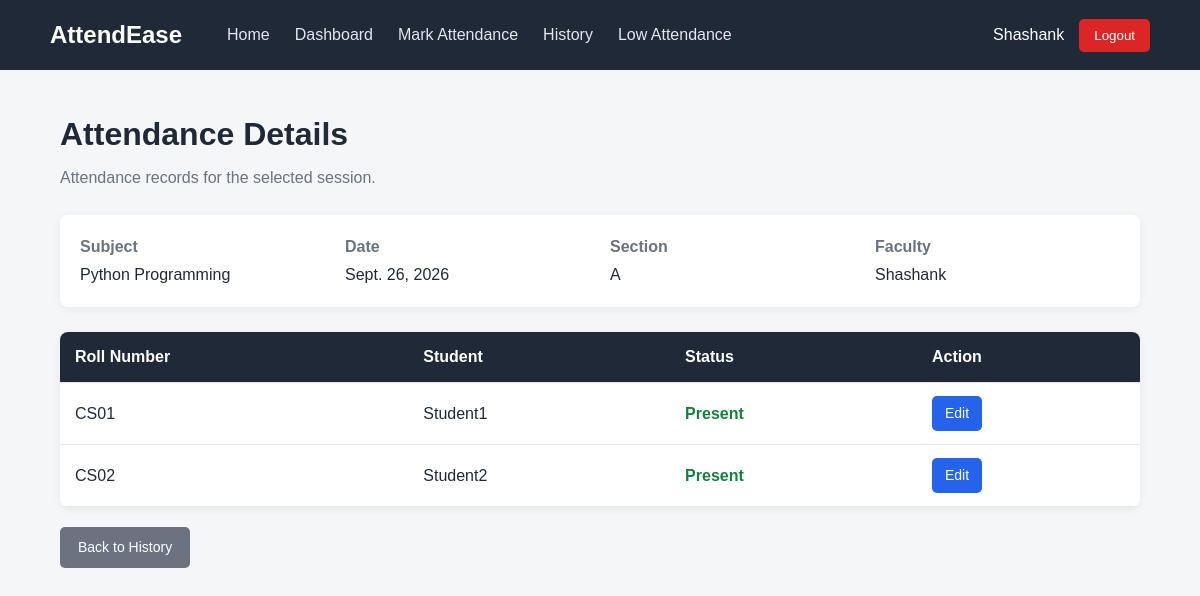
The page /attendance/session/1/ (signed in) on the database its author committed.
### attendance/models.py (models this page shows, shortened)
class AttendanceSession(models.Model):
    subject = models.ForeignKey(
        Subject,
        on_delete=models.CASCADE
    )
    faculty = models.ForeignKey(
        Faculty,
        on_delete=models.CASCADE
    )
    date = models.DateField()
    section = models.CharField(max_length=10)
    created_at = models.DateTimeField(auto_now_add=True)

class Subject(models.Model):
    name = models.CharField(max_length=100)
    code = models.CharField(max_length=20, unique=True)
    department = models.ForeignKey(
        Department,
        on_delete=models.CASCADE
    )
    faculty = models.ForeignKey(
        Faculty,
        on_delete=models.CASCADE
    )

class Faculty(models.Model):
    user = models.OneToOneField(User, on_delete=models.CASCADE)
    department = models.ForeignKey(
        Department,
        on_delete=models.CASCADE
    )

class AttendanceRecord(models.Model):
    STATUS_CHOICES = [
        ("P", "Present"),
        ("A", "Absent"),
    ]
    session = models.ForeignKey(
        AttendanceSession,
        on_delete=models.CASCADE,
        related_name="records"
    )
    student = models.ForeignKey(
        Student,
        on_delete=models.CASCADE
    )
    status = models.CharField(
        max_length=1,
        choices=STATUS_CHOICES
    )
    updated_at = models.DateTimeField(auto_now=True)
    class Meta:
        constraints = [
            models.UniqueConstraint(
                fields=["session", "student"],
                name="unique_student_attendance"
            )
        ]

class Student(models.Model):
    user = models.OneToOneField(User, on_delete=models.CASCADE)
    roll_number = models.CharField(max_length=20, unique=True)
    department = models.ForeignKey(
        Department,
        on_delete=models.CASCADE
    )
    section = models.CharField(max_length=10)

### attendance/views.py (the view)
# urls.py: path("attendance/session/<int:session_id>/",views.session_detail,name="session_detail"),
@login_required
def session_detail(request, session_id):
    session = get_object_or_404(
        AttendanceSession,
        id=session_id
    )
    records = session.records.select_related(
        "student",
        "student__user"
    )
    context = {
        "session": session,
        "records": records,
    }
    return render(
        request,
        "attendance/session_detail.html",
        context
    )

### templates/attendance/session_detail.html
{% extends "attendance/base.html" %}
{% block content %}
<h1>Attendance Details</h1>
<p class="page-description">
    Attendance records for the selected session.
</p>
<div class="info-card">
    <div>
        <strong>Subject</strong>
        {{ session.subject.name }}
    </div>
    <div>
        <strong>Date</strong>
        {{ session.date }}
    </div>
    <div>
        <strong>Section</strong>
        {{ session.section }}
    </div>
    <div>
        <strong>Faculty</strong>
        {{ session.faculty.user.username }}
    </div>
</div>
<div class="table-box">
    <table>
        <thead>
            <tr>
                <th>Roll Number</th>
                <th>Student</th>
                <th>Status</th>
                <th>Action</th>
            </tr>
        </thead>
        <tbody>
            {% for record in records %}
            <tr>
                <td>
                    {{ record.student.roll_number }}
                </td>
                <td>
                    {{ record.student.user.username }}
                </td>
                <td>
                    {% if record.status == "P" %}
                    <span class="present">
                        Present
                    </span>
                    {% else %}
                    <span class="absent">
                        Absent
                    </span>
                    {% endif %}
                </td>
                <td>
                    <a href="{% url 'edit_attendance' record.id %}" class="btn btn-small">
                        Edit
                    </a>
                </td>
            </tr>
            {% endfor %}
        </tbody>
    </table>
</div>
<div class="form-actions">
    <a href="{% url 'attendance_history' %}" class="btn btn-secondary">
        Back to History
    </a>
</div>
{% endblock %}

### templates/attendance/base.html (shortened to what this page needs)
<!DOCTYPE html>
<html lang="en">
<head>
</head>
<body>
    <nav class="navbar">
        <a href="{% url 'home' %}" class="brand">
            AttendEase
        </a>
        <div class="nav-links">
            <a href="{% url 'home' %}">
                Home
            </a>
            {% if user.is_authenticated %}
            <a href="{% url 'dashboard' %}">
                Dashboard
            </a>
            <a href="{% url 'mark_attendance' %}">
                Mark Attendance
            </a>
            <a href="{% url 'attendance_history' %}">
                History
            </a>
            <a href="{% url 'low_attendance' %}">
                Low Attendance
            </a>
            {% endif %}
        </div>
        <div class="user-section">
            {% if user.is_authenticated %}
            <span>{{ user.username }}</span>
            <form method="POST" action="{% url 'logout' %}">
                <button type="submit" class="logout-btn">
                    Logout
                </button>
            </form>
            {% else %}
            <a href="{% url 'login' %}" style="color:white; text-decoration:none;">
                Login
            </a>
            {% endif %}
        </div>
    </nav>
    <main class="container">
        {% block content %}
        {% endblock %}
    </main>
</body>
</html>

### templates/attendance/base.html (style rules this page uses)
* { margin: 0; padding: 0; box-sizing: border-box; }
body { font-family: Arial, Helvetica, sans-serif; background-color: #f4f6f8; color: #1f2937; line-height: 1.5; }
.navbar { width: 100%; height: 70px; background-color: #1f2937; display: flex; align-items: center; padding: 0 50px; }
.brand { color: white; text-decoration: none; font-size: 24px; font-weight: bold; margin-right: 45px; }
.nav-links { display: flex; align-items: center; gap: 25px; flex: 1; }
.nav-links a { color: #e5e7eb; text-decoration: none; }
.user-section { display: flex; align-items: center; gap: 15px; color: white; }
.user-section form { margin: 0; }
.logout-btn { background-color: #dc2626; color: white; border: none; padding: 9px 15px; border-radius: 5px; cursor: pointer; }
.container { width: 90%; max-width: 1100px; margin: 40px auto; }
h1 { margin-bottom: 8px; }
p { margin-bottom: 15px; }
.page-description { color: #6b7280; margin-bottom: 25px; }
.btn { display: inline-block; background-color: #2563eb; color: white; text-decoration: none; border: none; padding: 10px 18px; border-radius: 5px; cursor: pointer; font-size: 14px; }
.btn-secondary { background-color: #6b7280; }
.btn-small { padding: 7px 13px; }
.form-actions { margin-top: 20px; display: flex; gap: 10px; }
.table-box { background-color: white; border-radius: 8px; overflow: hidden; box-shadow: 0 2px 8px rgba(0, 0, 0, 0.06); }
table { width: 100%; border-collapse: collapse; }
th { background-color: #1f2937; color: white; }
th, td { padding: 13px 15px; text-align: left; border-bottom: 1px solid #e5e7eb; }
.present { color: #15803d; font-weight: bold; }
.info-card { background-color: white; padding: 20px; border-radius: 8px; margin-bottom: 25px; display: grid; grid-template-columns: repeat(4, 1fr); gap: 20px; box-shadow: 0 2px 8px rgba(0, 0, 0, 0.06); }
.info-card strong { display: block; color: #6b7280; margin-bottom: 4px; }

### rows shown on the page
AttendanceSession: subject.name "Python Programming", date "Sept. 26, 2026", section "A", faculty.user.username "Shashank"
AttendanceRecord: student.roll_number "CS01", student.user.username "Student1", status "Present"
AttendanceRecord: student.roll_number "CS02", student.user.username "Student2", status "Present"

### other values the page prints
{{ user.username }} "Shashank"
